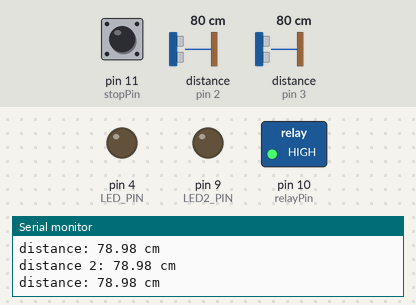
A sketch run on a simulated Arduino Uno, built with avr-gcc and run on an emulated ATmega328P. Parts: switched loads named in the sketch (green lamp = pin HIGH), output pins drawn as LEDs (lit = HIGH), the last lines printed to the serial monitor. Wiring (inferred from the names in the program): 2 × ultrasonic range finder: trigger pin 6, echo pin 2 / trigger pin 8, echo pin 3. Inputs (shaded band) come from the test bench; at power-on: distance to the obstacle (sensors on pin 2, pin 3) 80 cm, pin 11 (stopPin) LOW. The echo pulse lasts 58.3 µs per cm; pins used as bus, display or sensor lines are not drawn.

Above: at 1.2 s.
1.3 s: distance to the obstacle (sensor on pin 2) set to 19 cm
4.3 s: distance to the obstacle (sensor on pin 2) set to 14 cm
At 5.2 s:
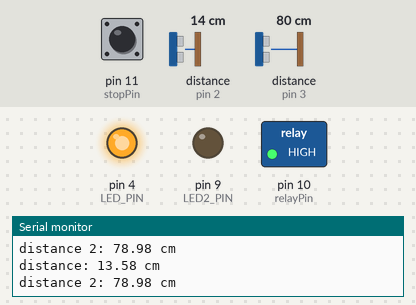
5.8 s: pin 11 (stopPin) pulled HIGH for 0.15 s
At 5.9 s:
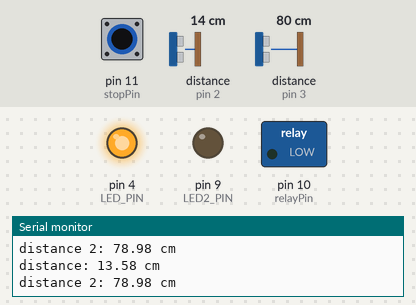
10.4 s: pin 11 (stopPin) pulled HIGH for 3.2 s
At 14.4 s:
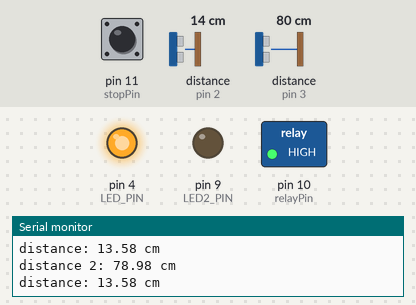
16.6 s: distance to the obstacle (sensor on pin 2) set to 18 cm
At 17.6 s:
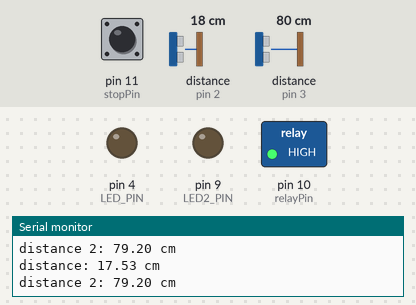
Timing chart, 0 to 19.6 s (numbered marks = the images above; inputs shaded):
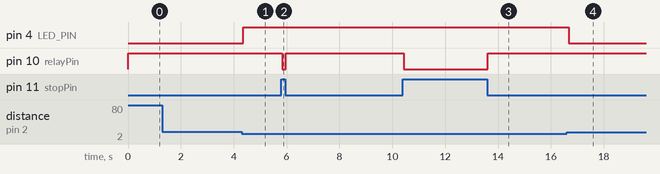

The sketch:

conveyor_verification_control.ino
```cpp
const int TRIG_PIN = 6; // Arduino pin connected to Ultrasonic Sensor's TRIG pin
const int ECHO_PIN = 2; // Arduino pin connected to Ultrasonic Sensor's ECHO pin
const int TRIG2_PIN = 8; // Arduino pin connected to Ultrasonic Sensor's TRIG pin
const int ECHO2_PIN = 3; // Arduino pin connected to Ultrasonic Sensor's ECHO pin
const int LED_PIN  = 4; // Arduino pin connected to LED's pin
const int LED2_PIN  = 9; // Arduino pin connected to LED's pin
const int relayPin = 10;
const int stopPin = 11;

const int DISTANCE_MIN = 12; // centimeters
const int DISTANCE_MAX = 16; // centimeters

// variables will change:
float duration_us, distance_cm, duration2_us, distance2_cm, data, SerialData, UltraSensor, UltraSensor2, distance1, distance2;

void setup() {
  Serial.begin (9600);       // initialize serial port
  pinMode(TRIG_PIN, OUTPUT); // set arduino pin to output modez
  pinMode(ECHO_PIN, INPUT);  // set arduino pin to input mod=e
  pinMode(TRIG2_PIN, OUTPUT); // set arduino pin to output mode
  pinMode(ECHO2_PIN, INPUT);  // set arduino pin to input mode
  pinMode(LED_PIN, OUTPUT);  // set arduino pin to output mode
  pinMode(LED2_PIN, OUTPUT);  // set arduino pin to output mode

  pinMode(relayPin, OUTPUT); // signal pin to relay
  pinMode(stopPin, INPUT); // signal from pot dropper to stop/start conveyor

}
void loop() {

  // generate 10-microsecond pulse to TRIG pin
  digitalWrite(TRIG_PIN, HIGH);
  delayMicroseconds(10);
  digitalWrite(TRIG_PIN, LOW);

  // measure duration of pulse from ECHO pin

  duration_us = pulseIn(ECHO_PIN, HIGH);

  delayMicroseconds(50);
  digitalWrite(TRIG2_PIN, HIGH);
  delayMicroseconds(10);
  digitalWrite(TRIG2_PIN, LOW);

  duration2_us = pulseIn(ECHO2_PIN, HIGH);

  // calculate the distance
  distance_cm = 0.017 * duration_us;
  distance2_cm = 0.017 * duration2_us;

  // print the value to Serial Monitor
  Serial.print("distance: ");
  Serial.print(distance_cm);
  Serial.println(" cm");

  Serial.print("distance 2: ");
  Serial.print(distance2_cm);
  Serial.println(" cm");


  if(DISTANCE_MAX > distance_cm && distance_cm > DISTANCE_MIN || DISTANCE_MAX > distance2_cm && distance2_cm > DISTANCE_MIN )

    digitalWrite(LED_PIN, HIGH);// turn on LED and send error signal to lcd

  else
    digitalWrite(LED_PIN, LOW);// turn off LED and send no error signal to lcd

  if(digitalRead(stopPin)==HIGH){
    digitalWrite(relayPin, LOW);
  }
  else{
    digitalWrite(relayPin, HIGH);
  }
}
```

Measured:
- the behaviour switches between 17 and 16 cm on distance to the obstacle (sensor on pin 2) (found by bisection; images 0 and 1)
- after the input at 4.3 s, pin 4 (LED_PIN): LOW → HIGH after 0.05 s
- after the input at 5.8 s, pin 10 (relayPin): HIGH → LOW at once, → HIGH 0.13 s later
- after the input at 10.4 s, pin 10 (relayPin): HIGH → LOW at once, → HIGH 3.2 s later
- after the input at 16.6 s, pin 4 (LED_PIN): HIGH → LOW after 0.07 s
